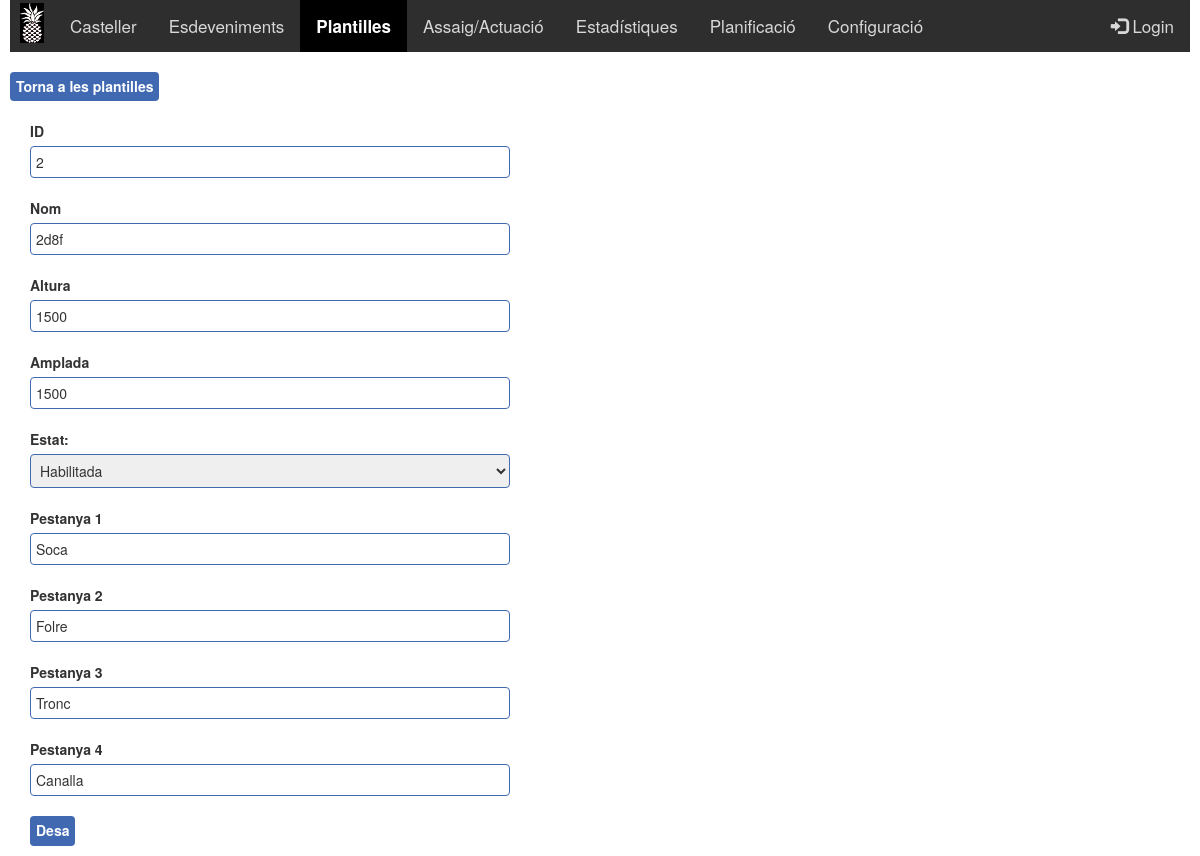
Page /Plantilla_Fitxa.php?id=2&nom=2d8f (signed in) on the committed database.
### tables this page shows
CREATE TABLE IF NOT EXISTS `PLANTILLA` (
  `Plantilla_ID` int(11) NOT NULL AUTO_INCREMENT,
  `Nom` varchar(20) NOT NULL,
  `Estat` int(11) NOT NULL,
  `W` int(11) NOT NULL DEFAULT '1000',
  `H` int(11) NOT NULL DEFAULT '700',
  `Pestanya_1` varchar(50) NOT NULL,
  `Pestanya_2` varchar(50) NOT NULL,
  `Pestanya_3` varchar(50) NOT NULL,
  `Pestanya_4` varchar(50) NOT NULL,
  PRIMARY KEY (`Plantilla_ID`)
);

### Plantilla_Fitxa.php (the view, shortened to what this page needs)
<html>
<head>
</head>
<?php include "$_SERVER[DOCUMENT_ROOT]/pinyator/Style.php";?>
<body>
<form method='post' action='Plantilla_Desa.php'>
<?php
include "$_SERVER[DOCUMENT_ROOT]/pinyator/Menu.php";
$id = 0;
if (!empty($_GET['id']))
{
	$id = intval($_GET['id']);
}
$nom = "";
$estat = 0;
$habilitada="";
$H=700;
$W=1000;
$ps1="";
$ps2="";
$ps3="";
$ps4="";
include "$_SERVER[DOCUMENT_ROOT]/pinyator/Connexio.php";
if ($id > 0)
{
	$sql="SELECT NOM, ESTAT, W, H,
	PESTANYA_1, PESTANYA_2, PESTANYA_3, PESTANYA_4
	FROM PLANTILLA
	WHERE PLANTILLA_ID = ".$id;
	$result = mysqli_query($conn, $sql);
	if (mysqli_num_rows($result) > 0)
	{
		while($row = mysqli_fetch_assoc($result))
		{
			$nom = $row["NOM"];
			$estat = $row["ESTAT"];
			$H = $row["H"];
			$W = $row["W"];
			$ps1 = $row["PESTANYA_1"];
			$ps2 = $row["PESTANYA_2"];
			$ps3 = $row["PESTANYA_3"];
			$ps4 = $row["PESTANYA_4"];
		}
	}
	else if (mysqli_error($conn) != "")
	{
		echo "Error: " . $sql . "<br>" . mysqli_error($conn);
	}
	if($estat==2)
	{
		$deshabilitada="selected";
		$habilitada="";
	}
	else
	{
		$habilitada="selected";
	}
}?>
<div>
  <a href="Plantilla.php" class="boto" >Torna a les plantilles</a>
</div>
<br>
<div style="position:absolute;width:500px">
<div class="form_group">
	<label>ID</label>
	<input type="text" class="form_edit" name="id" value="<?php echo $id ?>" readonly>
<br><br>
	<label>Nom</label>
	<input type="text" class="form_edit" name="nom" value="<?php echo $nom ?>" required>
<br><br>
	<label>Altura</label>
	<input type="number" class="form_edit" name="H" value="<?php echo $H ?>" required>
<br><br>
	<label>Amplada</label>
	<input type="number" class="form_edit" name="W" value="<?php echo $W ?>" required>
<br><br>
  <label for="sel1">Estat:</label>
  <select class="form_edit" name="estat">
	<option value=1 <?php echo $habilitada?>>Habilitada</option>
  </select>
<br><br>
	<label>Pestanya 1</label>
	<input type="text" class="form_edit" name="pestanya_1" value="<?php echo $ps1 ?>">
<br><br>
	<label>Pestanya 2</label>
	<input type="text" class="form_edit" name="pestanya_2" value="<?php echo $ps2 ?>">
<br><br>
	<label>Pestanya 3</label>
	<input type="text" class="form_edit" name="pestanya_3" value="<?php echo $ps3 ?>">
<br><br>
	<label>Pestanya 4</label>
	<input type="text" class="form_edit" name="pestanya_4" value="<?php echo $ps4 ?>">
<br><br>
	<button type="Submit" class="boto">Desa</button>
</div>
</div>
</form>
</body>
</html>

### Style_Custom.css (style rules this page uses)
.boto { display: inline-block; padding: 2px 6px; font-size: 14px; line-height: 1.8; -webkit-appearance: none; -moz-appearance: none; appearance: none; -webkit-box-shadow: none; -moz-box-shadow: none; box-shadow: none; -webkit-border-radius: 0; -moz-border-radius: 0; border-radius: 4px; color: #FFF; background-color: #4069B2; border-color:#1D51B2; border: none; text-align: center; white-space: nowrap; vertical-align: middle; cursor: pointer; background-image: none; font-weight: bold; }
div.form_group { padding-left: 20px; padding-bottom: 10px; }
.form_edit { border: 1px solid #4069B2; border-radius: 4px; width:100%; padding: 5px; }

### rows in the picture
plantilla: nom "2d8f", H "1500", W "1500", pestanya_1 "Soca", pestanya_2 "Folre", pestanya_3 "Tronc", pestanya_4 "Canalla"
